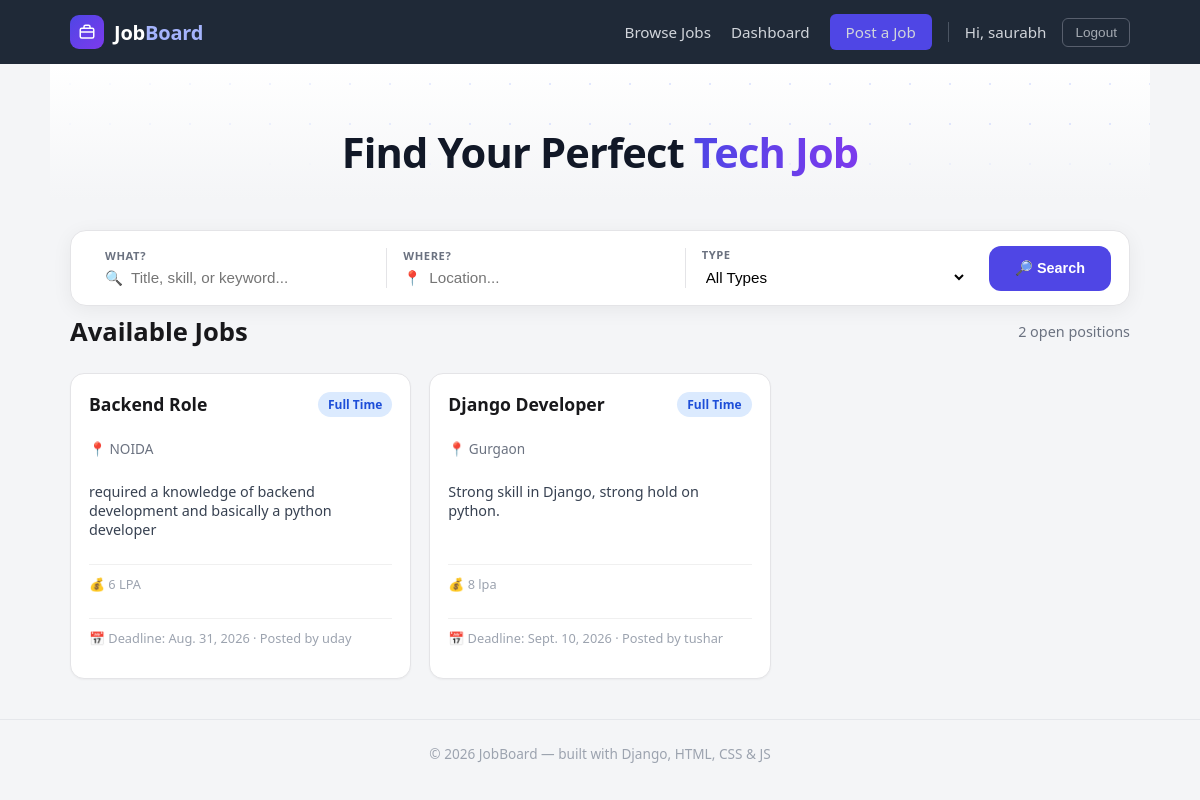
Screenshot of /jobs/ (signed in) with the database file from the repository.
### jobs/models.py (models this page shows, shortened)
class JobPost(models.Model):
    JOB_TYPES = [
        ("FULL_TIME", "Full Time"),
        ("PART_TIME", "Part Time"),
        ("INTERNSHIP", "Internship"),
    ]
    title = models.CharField(max_length=200)
    description = models.TextField()
    location = models.CharField(max_length=100)
    job_type = models.CharField(
        max_length=20,
        choices=JOB_TYPES
    )
    salary = models.CharField(max_length=100)
    skills = models.CharField(max_length=300)
    deadline = models.DateField()
    posted_by = models.ForeignKey(
        User,
        on_delete=models.CASCADE,
        related_name="job_posts"
    )
    created_at = models.DateTimeField(auto_now_add=True)

### jobs/views.py (the view)
# urls.py: 2. Add a URL to urlpatterns:  path('', views.home, name='home')
def home(request):
    jobs = JobPost.objects.all()
    search = request.GET.get('search')
    location = request.GET.get('location')
    job_type = request.GET.get('job_type')
    if search:
        jobs = jobs.filter(
            Q(title__icontains=search) | Q(description__icontains=search) | Q(skills__icontains=search)
        )
    if location:
        jobs = jobs.filter(location__icontains=location)
    if job_type:
        jobs = jobs.filter(job_type=job_type)
    applied_job_ids = []
    if request.user.is_authenticated:
        applied_job_ids = list(
            Application.objects.filter(applicant=request.user).values_list('job_id', flat=True)
        )
    return render(request, 'jobs/home.html', {
        'jobs': jobs,
        'search': search or '',
        'location': location or '',
        'job_type': job_type or '',
        'job_types': JobPost.JOB_TYPES,
        'applied_job_ids': applied_job_ids,
    })

### jobs/templates/jobs/home.html (shortened to what this page needs)
{% extends 'jobs/base.html' %}
{% block content %}
<section class="hero">
    <div class="hero-bg"></div>
    <div class="hero-inner">
        <h1>Find Your Perfect <span class="hero-accent">Tech Job</span></h1>
    </div>
</section>
<form method="GET" class="search-form">
    <div class="search-field">
        <label>What?</label>
        <div class="input-icon-wrap">
            <span class="input-icon">🔍</span>
            <input type="text" name="search" placeholder="Title, skill, or keyword..." value="{{ search }}">
        </div>
    </div>
    <div class="search-field">
        <label>Where?</label>
        <div class="input-icon-wrap">
            <span class="input-icon">📍</span>
            <input type="text" name="location" placeholder="Location..." value="{{ location }}">
        </div>
    </div>
    <div class="search-field search-field-select">
        <label>Type</label>
        <select name="job_type">
            <option value="">All Types</option>
        </select>
    </div>
    <button type="submit" class="btn btn-primary search-btn">🔎 Search</button>
</form>
<div class="page-header">
    <h2>Available Jobs</h2>
    <span class="count-badge">{{ jobs|length }} open position{{ jobs|length|pluralize }}</span>
</div>
<div class="job-grid">
    {% for job in jobs %}
        <div class="job-card surface-card">
            <div class="job-card-top">
                <h3>{{ job.title }}</h3>
                <span class="job-type-badge">{{ job.get_job_type_display }}</span>
            </div>
            <p class="job-location">📍 {{ job.location }}</p>
            <p class="job-desc">{{ job.description|truncatewords:20 }}</p>
            {% if job.salary %}
                <p class="job-meta">💰 {{ job.salary }}</p>
            {% endif %}
            <p class="job-meta">📅 Deadline: {{ job.deadline }} · Posted by {{ job.posted_by }}</p>
        </div>
   {% empty %}
    {% if search or location or job_type %}
        <div class="alert alert-info">No jobs match your search. Try different filters.</div>
    {% else %}
        <div class="alert alert-info">No jobs posted yet. Check back soon!</div>
    {% endif %}
    {% endfor %}
</div>
{% endblock %}

### jobs/templates/jobs/base.html (shortened to what this page needs)
{% load static %}
<!DOCTYPE html>
<html lang="en">
<head>
    <link rel="stylesheet" href="{% static 'jobs/css/style.css' %}">
</head>
<body>
    <nav class="navbar">
        <div class="container">
            <a href="{% url 'home' %}" class="navbar-brand">
                <span class="brand-icon">
                </span>
                <span class="brand-text">Job<span class="brand-accent">Board</span></span>
            </a>
            <div class="nav-links">
                <a href="{% url 'home' %}">Browse Jobs</a>
                {% if user.is_authenticated %}
                    {% if user.profile.role == 'recruiter' %}
                        <a href="{% url 'recruiter_dashboard' %}">Dashboard</a>
                    {% endif %}
                    <div class="nav-actions">
                        {% if user.profile.role == 'recruiter' %}
                            <a href="{% url 'post_job' %}" class="btn btn-primary">Post a Job</a>
                        {% endif %}
                        <span class="nav-user">Hi, {{ user.username }}</span>
                        <form method="POST" action="{% url 'logout' %}" style="display:inline;">
                            <button type="submit" class="btn btn-outline btn-logout">Logout</button>
                        </form>
                    </div>
                {% else %}
                    <a href="{% url 'signup' %}" class="btn btn-outline">Sign Up</a>
                    <a href="{% url 'login' %}" class="btn btn-primary">Login</a>
                {% endif %}
            </div>
        </div>
    </nav>
    <main>
        <div class="container">
            {% block content %}{% endblock %}
        </div>
    </main>
    <footer>
        &copy; {% now "Y" %} JobBoard — built with Django, HTML, CSS &amp; JS
    </footer>
</body>
</html>

### rows the page displays
JobPost: title "Backend Role", job_type "Full Time", location "NOIDA", description "required a knowledge of backend development and basically a python developer", salary "6 LPA", deadline "Aug. 31, 2026", posted_by "uday"
JobPost: title "Django Developer", job_type "Full Time", location "Gurgaon", description "Strong skill in Django, strong hold on python.", salary "8 lpa", deadline "Sept. 10, 2026", posted_by "tushar"

### other values shown
{{ user.username }} "saurabh"
{{ jobs|length }} "2"
